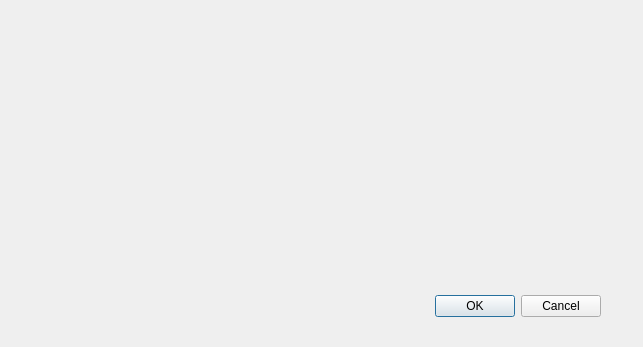
<?xml version="1.0" encoding="UTF-8"?>
<ui version="4.0">
 <class>SaveDialog</class>
 <widget class="QDialog" name="SaveDialog">
  <property name="geometry">
   <rect>
    <x>0</x>
    <y>0</y>
    <width>643</width>
    <height>347</height>
   </rect>
  </property>
  <property name="windowTitle">
   <string>Dialog</string>
  </property>
  <widget class="QDialogButtonBox" name="buttonBox">
   <property name="geometry">
    <rect>
     <x>260</x>
     <y>290</y>
     <width>341</width>
     <height>32</height>
    </rect>
   </property>
   <property name="orientation">
    <enum>Qt::Horizontal</enum>
   </property>
   <property name="standardButtons">
    <set>QDialogButtonBox::Cancel|QDialogButtonBox::Ok</set>
   </property>
  </widget>
 </widget>
 <resources/>
 <connections>
  <connection>
   <sender>buttonBox</sender>
   <signal>accepted()</signal>
   <receiver>SaveDialog</receiver>
   <slot>accept()</slot>
   <hints>
    <hint type="sourcelabel">
     <x>248</x>
     <y>254</y>
    </hint>
    <hint type="destinationlabel">
     <x>157</x>
     <y>274</y>
    </hint>
   </hints>
  </connection>
  <connection>
   <sender>buttonBox</sender>
   <signal>rejected()</signal>
   <receiver>SaveDialog</receiver>
   <slot>reject()</slot>
   <hints>
    <hint type="sourcelabel">
     <x>316</x>
     <y>260</y>
    </hint>
    <hint type="destinationlabel">
     <x>286</x>
     <y>274</y>
    </hint>
   </hints>
  </connection>
 </connections>
</ui>
